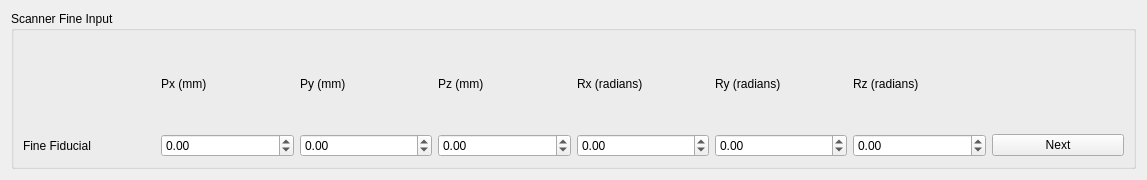
<?xml version="1.0" encoding="UTF-8"?>
<ui version="4.0">
 <class>scanner_fine_input</class>
 <widget class="QWidget" name="scanner_fine_input">
  <property name="geometry">
   <rect>
    <x>0</x>
    <y>0</y>
    <width>1147</width>
    <height>180</height>
   </rect>
  </property>
  <property name="windowTitle">
   <string>Form</string>
  </property>
  <layout class="QHBoxLayout" name="horizontalLayout">
   <item>
    <widget class="QGroupBox" name="groupBox">
     <property name="title">
      <string>Scanner Fine Input</string>
     </property>
     <layout class="QGridLayout" name="gridLayout">
      <item row="0" column="1">
       <widget class="QLabel" name="sf_lpx">
        <property name="text">
         <string>Px (mm)</string>
        </property>
       </widget>
      </item>
      <item row="0" column="2">
       <widget class="QLabel" name="sf_lpy">
        <property name="text">
         <string>Py (mm)</string>
        </property>
       </widget>
      </item>
      <item row="0" column="3">
       <widget class="QLabel" name="sf_lpz">
        <property name="text">
         <string>Pz (mm)</string>
        </property>
       </widget>
      </item>
      <item row="0" column="4">
       <widget class="QLabel" name="sf_lrx">
        <property name="text">
         <string>Rx (radians)</string>
        </property>
       </widget>
      </item>
      <item row="0" column="5">
       <widget class="QLabel" name="sf_lry">
        <property name="text">
         <string>Ry (radians)</string>
        </property>
       </widget>
      </item>
      <item row="0" column="6">
       <widget class="QLabel" name="sf_lrz">
        <property name="text">
         <string>Rz (radians)</string>
        </property>
       </widget>
      </item>
      <item row="1" column="0">
       <widget class="QLabel" name="sf_fiducial">
        <property name="text">
         <string>Fine Fiducial</string>
        </property>
       </widget>
      </item>
      <item row="1" column="1">
       <widget class="QDoubleSpinBox" name="sf_px">
        <property name="minimum">
         <double>-500.000000000000000</double>
        </property>
        <property name="maximum">
         <double>500.000000000000000</double>
        </property>
        <property name="singleStep">
         <double>0.050000000000000</double>
        </property>
        <property name="value">
         <double>0.000000000000000</double>
        </property>
       </widget>
      </item>
      <item row="1" column="2">
       <widget class="QDoubleSpinBox" name="sf_py">
        <property name="minimum">
         <double>-500.000000000000000</double>
        </property>
        <property name="maximum">
         <double>500.000000000000000</double>
        </property>
        <property name="singleStep">
         <double>0.050000000000000</double>
        </property>
        <property name="value">
         <double>0.000000000000000</double>
        </property>
       </widget>
      </item>
      <item row="1" column="3">
       <widget class="QDoubleSpinBox" name="sf_pz">
        <property name="minimum">
         <double>-500.000000000000000</double>
        </property>
        <property name="maximum">
         <double>500.000000000000000</double>
        </property>
        <property name="singleStep">
         <double>0.050000000000000</double>
        </property>
        <property name="value">
         <double>0.000000000000000</double>
        </property>
       </widget>
      </item>
      <item row="1" column="4">
       <widget class="QDoubleSpinBox" name="sf_rx">
        <property name="minimum">
         <double>-7.000000000000000</double>
        </property>
        <property name="maximum">
         <double>7.000000000000000</double>
        </property>
        <property name="singleStep">
         <double>0.025000000000000</double>
        </property>
       </widget>
      </item>
      <item row="1" column="5">
       <widget class="QDoubleSpinBox" name="sf_ry">
        <property name="minimum">
         <double>-7.000000000000000</double>
        </property>
        <property name="maximum">
         <double>7.000000000000000</double>
        </property>
        <property name="singleStep">
         <double>0.025000000000000</double>
        </property>
       </widget>
      </item>
      <item row="1" column="6">
       <widget class="QDoubleSpinBox" name="sf_rz">
        <property name="minimum">
         <double>-7.000000000000000</double>
        </property>
        <property name="maximum">
         <double>7.000000000000000</double>
        </property>
        <property name="singleStep">
         <double>0.025000000000000</double>
        </property>
       </widget>
      </item>
      <item row="1" column="7">
       <widget class="QPushButton" name="sf_next">
        <property name="text">
         <string>Next</string>
        </property>
       </widget>
      </item>
     </layout>
    </widget>
   </item>
  </layout>
 </widget>
 <resources/>
 <connections/>
</ui>
